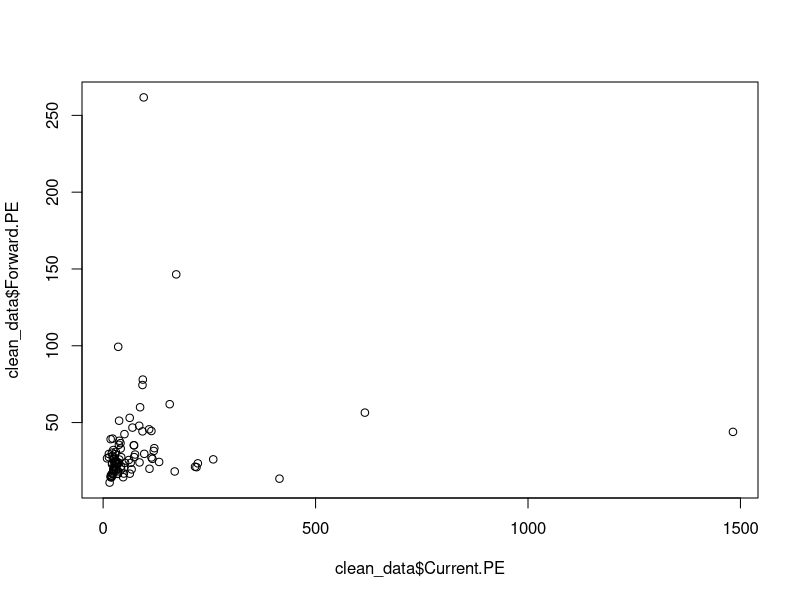
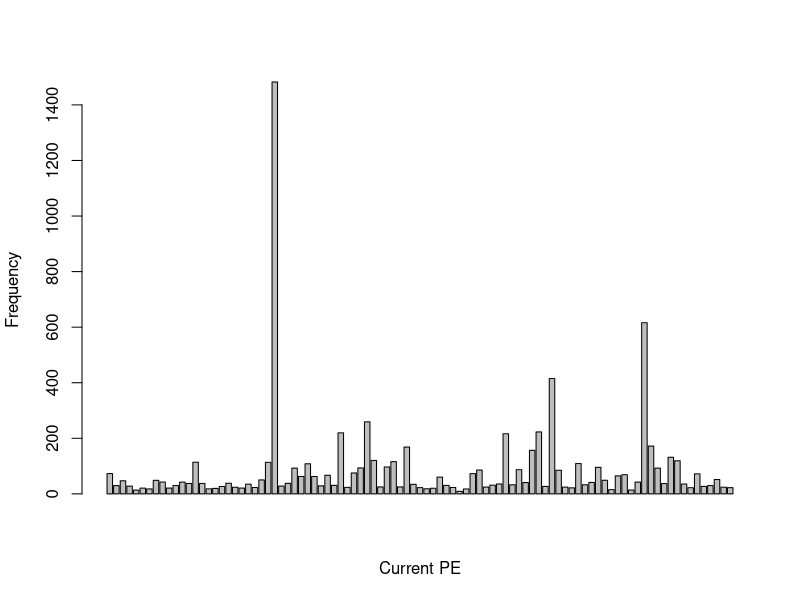
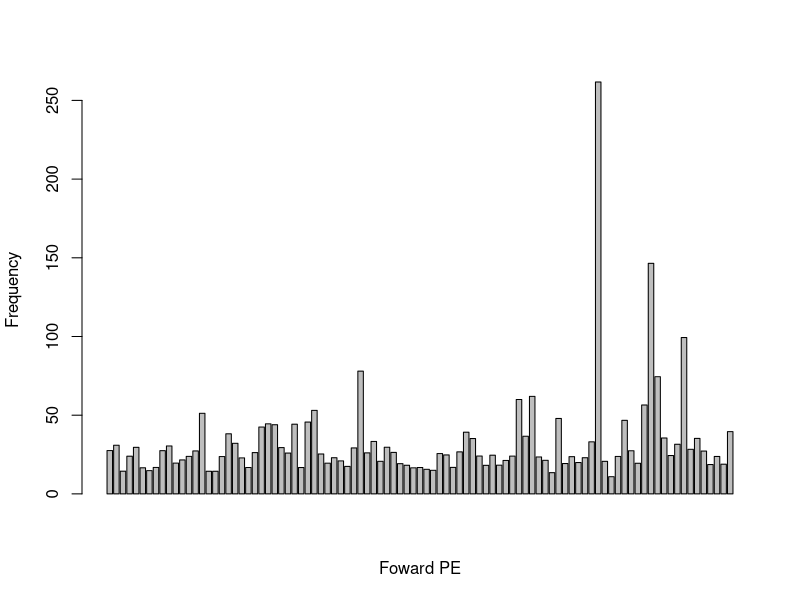
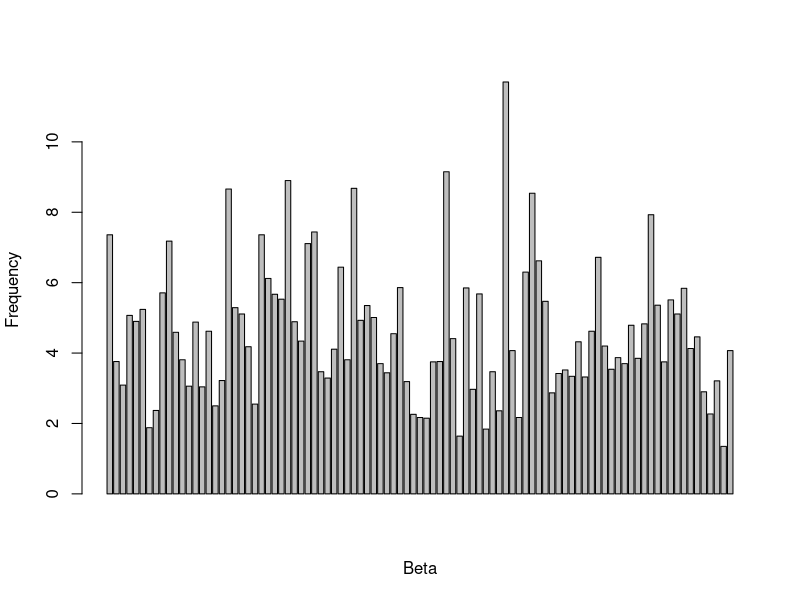
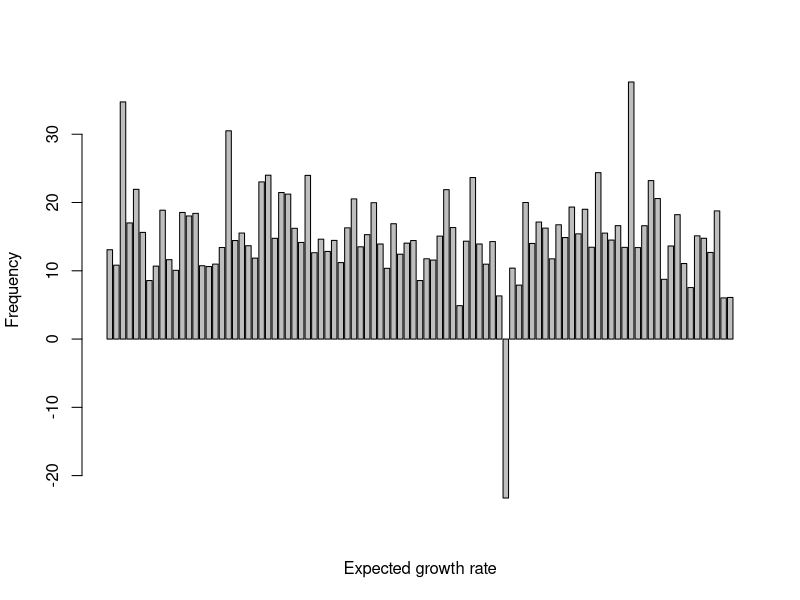
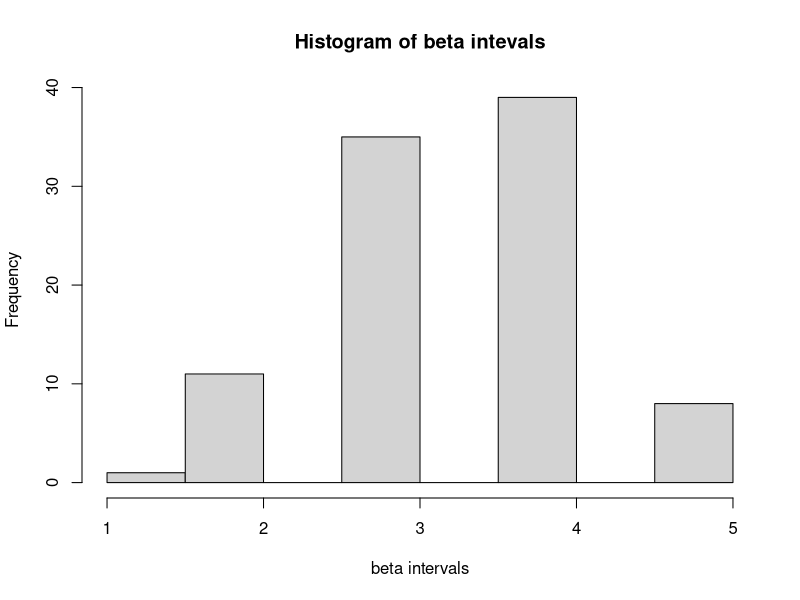
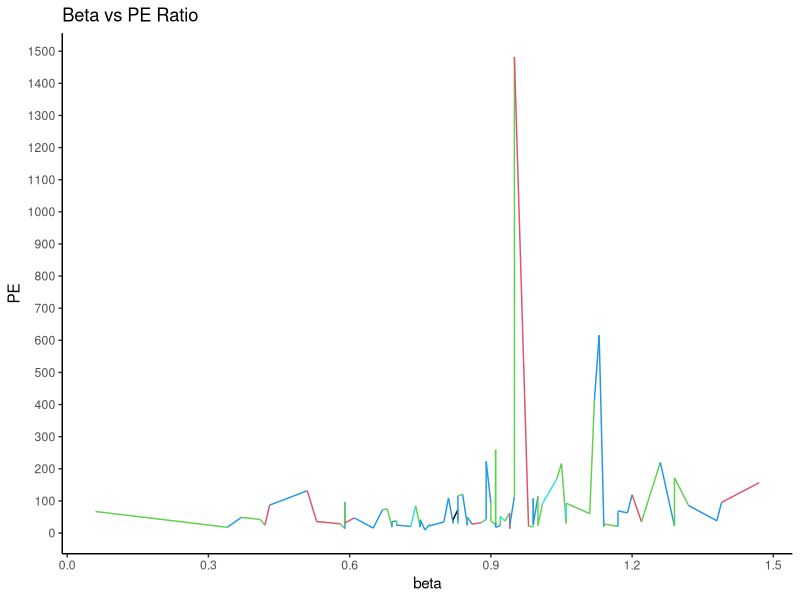
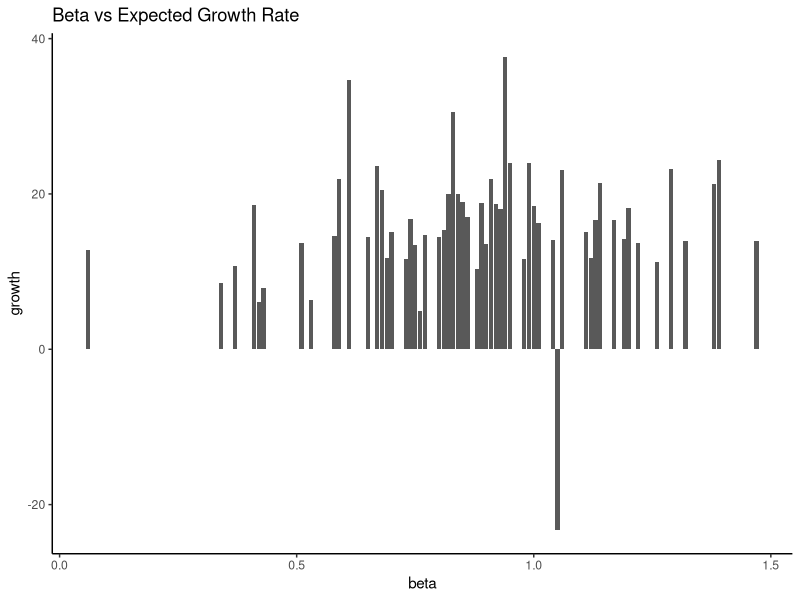

Generate these figures, in order, with R:
# author: Christian Alarcio, Ellen Chan, Anais Sidhu, Ruomeng (Michelle) Yang
# title: Methods & Analysis of Data

# Set working directory
setwd("~/Documents/UC\ Berkeley\ 2015-2016/Statistics\ 133/projects/final/")

# Set up ggplot2
library(ggplot2)
dev.off()

# Set up readr
library(readr)

# Set up scatterplot3d
library(scatterplot3d)

# Set up stringr
library(stringr)

# Read data files
clean_data <- read.csv("clean_data/clean_data.csv", header = TRUE, stringsAsFactors = FALSE)
industries_only <- read.csv("clean_data/industries_only.csv", header = TRUE, stringsAsFactors = FALSE)

#### ELLEN ####
# Scatter plot of Current PE to Forward PE
plot(clean_data$Current.PE, clean_data$Forward.PE)

# Bar plot of Current PE, Forward PE, Total Levered Beta, and Expected Growth
barplot(clean_data$Current.PE, xlab = "Current PE", ylab = "Frequency")
barplot(clean_data$Forward.PE, xlab = "Foward PE", ylab = "Frequency")
barplot(clean_data$Total.Levered.Beta, xlab = "Beta", ylab = "Frequency")
barplot(clean_data$Expected.Growth.Next.5.Years, xlab = "Expected growth rate", ylab = "Frequency")

# Analyze which industries are in the highest and lowest beta interval
beta_intervals <- seq(from = 0, to = 1.5, by = 0.3)
interval_fun <- function(beta) {
    for (i in 1:5) {
        if (beta_intervals[i] < beta & beta < beta_intervals[i + 1]) {
            return (i)
        }
    }
}
beta_interval <- unlist(lapply(clean_data$Average.Unlevered.Beta, FUN = interval_fun))
as.vector(clean_data$Industry[unlist(beta_interval) == 5])
as.vector(clean_data$Industry[unlist(beta_interval) == 1])

# Make a histogram of the beta intervals created above
dfbeta_interval <- data.frame(table(unlist(beta_interval)))
names(dfbeta_interval) <- c("Interval", "Frequency")
hist(beta_interval, main = "Histogram of beta intevals",
     xlab = "beta intervals") 

# Plot of Beta versus PE Ratio by given beta intervals
dat1 <- data.frame(PE = industries_only$Current.PE, beta = industries_only$Average.Unlevered.Beta)
ggplot(dat1, aes(x = beta, y = PE)) +
    geom_line(stat = "identity", color = beta_interval) + 
    ggtitle("Beta vs PE Ratio") + theme_classic() + 
    scale_x_continuous(breaks = beta_intervals) + 
    scale_y_continuous(breaks = seq(from = 0, to = 1500, by = 100)) 
summary(industries_only$Current.PE)

# Bar plot of Beta versus Expected Growth Rate in the Next 5 Years
dat2 <- data.frame(beta = clean_data$Average.Unlevered.Beta,
                   growth = clean_data$Expected.Growth.Next.5.Years)
ggplot(dat2, aes(x = beta, y = growth)) +
    geom_bar(position = "identity", stat = "identity") + 
    ggtitle("Beta vs Expected Growth Rate") +
    theme_classic()

#### MICHELLE ####
# Density curve of Current PE and of Expected Growth in the Next 5 Years
plot(density(clean_data$Current.PE))
plot(density(clean_data$Expected.Growth.Next.5.Years))

# Scatter plot of Current PE to Expected Growth in the Next 5 Years
plot(clean_data$Current.PE, clean_data$Expected.Growth.Next.5.Years)

# Make a linear regression of Current PE to Expected Growth in the Next 5 Years
fit1 <- lm(Expected.Growth.Next.5.Years ~ Current.PE,
          data = clean_data)
abline(fit1)
summary(fit1)

# Remove outliers and find the linear regression of Current PE
# to Expected Growth in the Next 5 Years
sorted_pe <- unlist(sort(clean_data$Current.PE,
                         decreasing = TRUE))
indices <- unlist(sort(clean_data$Current.PE,
                       decreasing = TRUE,
                       index.return = TRUE)[[2]])
sorted_growth <- clean_data$Expected.Growth.Next.5.Years[indices]
sorted_pe_growth <- data.frame(pe = sorted_pe, growth = sorted_growth)
dat3 <- subset(sorted_pe_growth, sorted_pe < 300)
plot(dat3$pe, dat3$growth)
fit2 <- lm(growth ~ pe, data = dat3)
abline(fit2)
summary(fit2)

# Account for beta when sorting PE ratios and growth by taking
# the PE ratios and growths of industries with lower beta
sorted_beta <- unlist(sort(clean_data$Average.Unlevered.Beta,
                          index.return = TRUE)[[2]])
beta_pe <- clean_data$Current.PE[sorted_beta]
beta_growth <- clean_data$Expected.Growth.Next.5.Years[sorted_beta]
end <- length(beta_pe)
cutoff <- round(end/2)
beta1 <- data.frame(pe = beta_pe[1:cutoff],
                    growth = beta_growth[1:cutoff])
plot(beta1$pe, beta1$growth)
fit3 <- lm(growth ~ pe, data = beta1)
abline(fit3)
summary(fit3)

# Industries with lower beta
print(clean_data$Industry[sorted_beta][1:cutoff])

# Account for beta when sorting PE ratios and growth by taking
# the PE ratios and growths of industries with higher beta
beta2 <- data.frame(pe = beta_pe[(cutoff+1):end],
                    growth = beta_growth[(cutoff+1):end])
plot(beta2$pe, beta2$growth)
fit4 <- lm(growth ~ pe, data = beta2)
abline(fit4)
summary(fit4)

# Industries with higher beta
print(clean_data$Industry[sorted_beta][(cutoff+1):end])

# Graph Current PE to Expected Growth in the Next 5 Years
ggplot(data = clean_data, aes(x = Current.PE,
                              y = Expected.Growth.Next.5.Years)) +
    geom_line(color = "#548edf") + xlab("Current PE") +
    ylab("Expected Growth in the Next 5 Years") +
    ggtitle("Plot of Current PE to Expected Growth") +
    theme_classic()

# Make a histogram of Current PE to Expected Growth for industries
# with growth, g, fulfilling g < 300
ggplot(dat3, aes(x = pe, y = growth)) +
    geom_line(color = "#ebcefb") +
    geom_bar(position = "identity",
             stat = "identity",
             color = "#000000") +
    ggtitle("Beta vs Expected Growth Rate") +
    theme_classic()

# Make a histogram of Current PE to Expected Growth for industries
# with growth, g, fulfilling 100 <= g < 200
dat4 <- subset(sorted_pe_growth, sorted_pe >= 100 &
                   sorted_pe < 200)
ggplot(dat4, aes(x = pe, y = growth)) +
    geom_line(color = "#ebcefb") +
    geom_bar(position = "identity",
             stat = "identity",
             color = "#000000") +
    ggtitle("Beta vs Expected Growth Rate") +
    theme_classic()

# Make a histogram of Current PE to Expected Growth for industries
# with growth, g, fulfilling g < 100
dat5 <- subset(sorted_pe_growth, sorted_pe < 100)
ggplot(dat5, aes(x = pe, y = growth)) +
    geom_line(color = "#ebcefb") +
    geom_bar(position = "identity",
             stat = "identity",
             color = "#000000") +
    ggtitle("Beta vs Expected Growth Rate") +
    theme_classic()

# Make bubble plots of Current PE and Expected Growth in the
# Next 5 Years for different industries
symbols(industries_only$Current.PE,
        industries_only$Expected.Growth.Next.5.Years,
        circles = industries_only$Number.of.Firms,
        inches=0.35, fg="white", bg="#facccc8d",
        xlab="Current PE", ylab="Expected Growth in 5 Years",
        main = paste("Current PE vs Expected Growth",
                     "in the Next 5 Years"))
text(industries_only$Current.PE,
     industries_only$Expected.Growth.Next.5.Years, 
     labels = industries_only$Number.of.Firms,
     cex = 0.2)

# Make bubble plots of Current PE and Expected Growth in the
# Next 5 Years for different industries accounting for outliers
industry_pe <- unlist(sort(industries_only$Current.PE,
                         decreasing = TRUE))
industry_indices <- unlist(sort(industries_only$Current.PE,
                       decreasing = TRUE,
                       index.return = TRUE)[[2]])
industry_growth <- industries_only$
    Expected.Growth.Next.5.Years[industry_indices]
industry_num_firms <- industries_only$Number.of.Firms[industry_indices]
industry_pe_growth <- data.frame(pe = industry_pe, growth = industry_growth,
                                 num_firms = industry_num_firms)
dat6 <- subset(industry_pe_growth, industry_pe < 150)
symbols(dat6$pe, dat6$growth, circles = dat6$num_firms,
        inches=0.35, fg="white", bg="#facccc8d",
        xlab="Current PE", ylab="Expected Growth in 5 Years",
        main = paste("Current PE Less Than 150 vs",
                     "Expected Growth in the Next 5 Years"))
text(dat6$pe, dat6$growth, labels = dat6$num_firms, cex = 0.3)

#### ANAIS ####
# Make a regression of Expected Growth in the Next 5 Years
# and Average Unlevered Beta
beta_reg <- lm(Expected.Growth.Next.5.Years ~
                   Average.Unlevered.Beta ,
               data = clean_data)
summary(beta_reg)

# Plot of Average Unlevered Beta to Expected Growth in the
# Next 5 Years
ggplot(clean_data, aes(x = Average.Unlevered.Beta,
                       y = Expected.Growth.Next.5.Years)) +
    geom_point() + ylab("Expected Growth (%)") + xlab("Unlevered Beta") +
    ggtitle("Unlevered Beta's Impact on Expected Growth") +
    theme_classic()

reg_2 <- lm(Expected.Growth.Next.5.Years ~
                Average.Unlevered.Beta + Current.PE,
            data = clean_data)
summary(reg_2)

ggplot(clean_data, aes(x = Current.PE,
                       y = Expected.Growth.Next.5.Years)) +
    geom_point() + xlab("P/E Ratio") +
    ylab("Expected Growth (%)") +
    ggtitle("P/E Ratio Impact on Expected Growth")

# Graph the scatterplot of PEG Ratio's impact on Expected Growth
# when accounting for the multivariate regression of Expected Growth
# in the Next 5 Years to Average Unlevered Beta, Current PE,
# and PEG Ratio
reg3 <- lm(Expected.Growth.Next.5.Years ~ Average.Unlevered.Beta +
               Current.PE + PEG.Ratio, data = clean_data)
summary(reg3)
ggplot(clean_data, aes(x = PEG.Ratio,
                       y = Expected.Growth.Next.5.Years)) +
    geom_point() + xlab("PEG Ratio") + ylab("Expected Growth (%)") +
    geom_abline(aes(slope = unname(coef(reg3)["PEG.Ratio"]),
                    intercept = unname(coef(reg3)["(Intercept)"])),
                color = rgb(223, 84, 84, maxColorValue = 255)) +
    ggtitle("PEG Ratio's Impact on Expected Growth") +
    theme_classic()

# Graph the scatterplot of PEG Ratio's impact on Expected Growth
# when accounting for the multivariate regression of Expected Growth
# in the Next 5 Years to Average Unlevered Beta, Current PE,
# and PEG Ratio
reg4 <- lm(Expected.Growth.Next.5.Years ~ Average.Unlevered.Beta +
               Current.PE + PEG.Ratio, data = clean_data)
summary(reg4)
ggplot(clean_data, aes(x = Current.PE,
                       y = Expected.Growth.Next.5.Years)) +
    geom_point() + xlab("Current PE") + ylab("Expected Growth (%)") +
    geom_abline(aes(slope = unname(coef(reg4)["PEG.Ratio"]),
                    intercept = unname(coef(reg4)["(Intercept)"])),
                color = rgb(223, 84, 84, maxColorValue = 255)) +
    ggtitle("Current PE's Impact on Expected Growth") +
    theme_classic()

# Graph the scatterplot of PEG Ratio's impact on Expected Growth
reg5 <- lm(Expected.Growth.Next.5.Years ~ PEG.Ratio,
          data = clean_data)
summary(reg5)
ggplot(clean_data, aes(x = PEG.Ratio,
                       y = Expected.Growth.Next.5.Years)) +
    geom_point() + xlab("PEG Ratio") + ylab("Expected Growth (%)") +
    geom_abline(aes(slope = unname(coef(reg5)["PEG.Ratio"]),
                    intercept = unname(coef(reg5)["(Intercept)"])),
                color = rgb(223, 84, 84, maxColorValue = 255)) +
    ggtitle("PEG Ratio's Impact on Expected Growth") +
    theme_classic()

#### CHRISTIAN ####
plot(clean_data$Trailing.PE, clean_data$Forward.PE,
     xlab = "Trailing PE", ylab = "Forward PE",
     main = "Correlation Between Trailing PE and Forward PE",
     col = 'blue')

plot(clean_data$Forward.PE, clean_data$Trailing.PE, xlab = "Forward PE",
     ylab = "Trailing PE", main = "Correlation Between Trailing PE and Forward PE", col = 'dark green')

plot(clean_data$Average.Unlevered.Beta, clean_data$PEG.Ratio, xlab = "Average Unlevered Beta",
     ylab = "PE Ratio", main = "Correlation Between Beta and PE Ratio", col = 'red')

plot(clean_data$PEG.Ratio, clean_data$Average.Unlevered.Beta, xlab = "PE Ratio",
     ylab = "Average Unlevered Beta", main = "Correlation Between PE Ratio and Beta", col = 'dark red')

plot(clean_data$Trailing.PE, clean_data$Expected.Growth.Next.5.Years, xlab = "Trailing PE",
     ylab = "Expected Growth in the Next 5 Years", main = "Correlation Between Traling PE and Expected Growth in the Next 5 Years", col = 'purple')

plot(clean_data$Expected.Growth.Next.5.Years, clean_data$Trailing.PE, xlab = "Expected Growth in the Next 5 Years",
     ylab = "Trailing PE", main = "Correlation Between Expected Growth in the Next 5 Years and Trailing PE", col = 'navy blue')

scatterplot3d(x = clean_data$Expected.Growth.Next.5.Years, clean_data$PEG.Ratio, z = clean_data$Average.Unlevered.Beta, angle = 30, scale.y = .3, xlab = "Expected Growth in Next 5 Years", ylab = "PE Ratio", zlab = "Beta")

# Look at PE Ratio here:
scatterplot3d(x = clean_data$Expected.Growth.Next.5.Years, clean_data$PEG.Ratio, z = clean_data$Average.Unlevered.Beta, angle = 280, scale.y = .3, xlab = "Expected Growth in Next 5 Years", ylab = "PE Ratio", zlab = "Beta")

# Multiple angles
scatterplot3d(x = clean_data$Expected.Growth.Next.5.Years, clean_data$PEG.Ratio,
              z = clean_data$Average.Unlevered.Beta, angle = 200, scale.y = .3,
              xlab = "Expected Growth in Next 5 Years", ylab = "PE Ratio", zlab = "Beta")
scatterplot3d(x = clean_data$Expected.Growth.Next.5.Years, clean_data$PEG.Ratio,
              z = clean_data$Average.Unlevered.Beta, angle = 230, scale.y = .3,
              xlab = "Expected Growth in Next 5 Years", ylab = "PE Ratio", zlab = "Beta")
scatterplot3d(x = clean_data$Expected.Growth.Next.5.Years, clean_data$PEG.Ratio,
              z = clean_data$Average.Unlevered.Beta, angle = -400, scale.y = .3,
              xlab = "Expected Growth in Next 5 Years", ylab = "PE Ratio", zlab = "Beta")
scatterplot3d(x = clean_data$Expected.Growth.Next.5.Years, clean_data$PEG.Ratio,
              z = clean_data$Average.Unlevered.Beta, angle = 200, scale.y = .3,
              xlab = "Expected Growth in Next 5 Years", ylab = "PE Ratio", zlab = "Beta")
